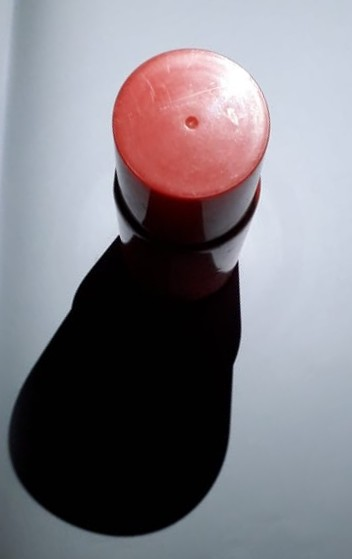
%> input picture ne.jpeg, 352 x 559 px
$ octave final_code.m   (GNU Octave 9; MATLAB toolbox functions it lacks are replaced by stand-ins)
%> lines starting %> are read from the running program, lines starting %| are printed output that depends on the picture; in (x1, y1, x2, y2) boxes, pixels count from 0 and x2, y2 are one past the last pixel; in counts of white or black regions, pixels touching at a corner belong together; the program's own positions count from 1; long printed decimals are rounded
% =========================================================================
% PROGRAM TO DETECT THE DIRECTION OF A SINGLE SOURCE OF LIGHT OF A NON BLACK
% OBJECT OF BRIGHTER COLOUR THAN THE BACKGROUND SETTING
% =========================================================================
% Code written and posted by Anirudh S Ayya, Abhishek Pai and Vishnu R
% Dixit, April 2020 for MATLAB release R2019b
% Requires the Image Processing Toolbox (IPT) because it demonstates some functions
% supplied by that toolbox


% Clears all the variables present in the workspace before running
clear;
% Image name stored in a variable if the project is ever extrapolated to do
% more
imgName = uigetfile({'*.jpeg';});
%> the answer given: ne.jpeg
% Reading the image into a variable for processing
image=imread(imgName);
%> image is the input picture: size 559x352x3 uint8; mean R, G, B 126.2, 123.2, 130.2

% Converting the image into gray scale
% Reasons for this include
% Boundary detection functions/ region properties works only with images of
% one dimension
% It further needs to be converted to binary after applying a threshold for
% what counts as a shadow is this is easier from a grayscale image
% This threshold is implicitly done by imbinarize, and is sufficient for
% our requirements here
gray_image=rgb2gray(image);
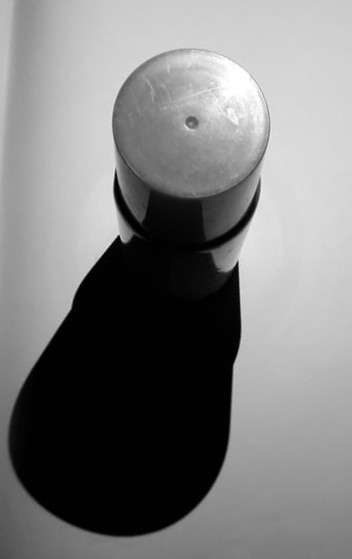
%> gray_image: size 559x352 uint8; min 0, max 255, mean 124.8

% Conversion of grayscale to binary with the built in threshold
binary_image=imbinarize(gray_image);
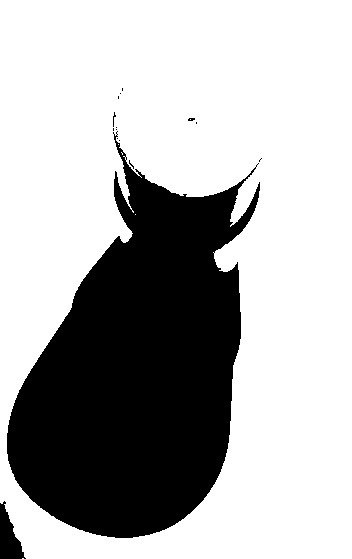
%> binary_image: size 559x352 logical; 69.3% white; 15 black regions (13 under 20 px), largest, box (x1, y1, x2, y2) and area: (7, 131, 260, 538) 59513, (0, 501, 26, 559) 817

% Obtaining dimensions of the object for object occupation percentage
% within the image
[rows, cols, channels] = size(binary_image);
%> rows = 559; cols = 352; channels = 1
area = rows * cols;
%> area = 196768

% Applying a threshold for what constitutes an object in the gray image
regPropInput = gray_image > 90 & gray_image < 165;
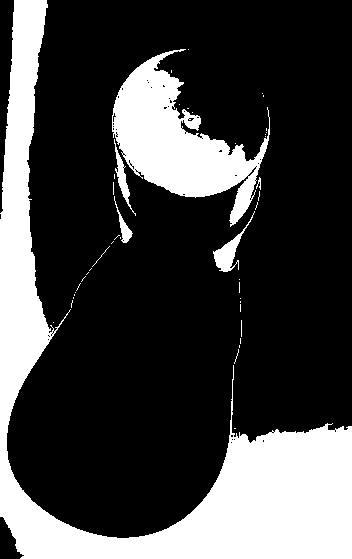
%> regPropInput: size 559x352 logical; 26.2% white; 45 white regions (38 under 20 px), largest, box (x1, y1, x2, y2) and area: (0, 0, 352, 559) 38700, (112, 49, 270, 227) 11508, (213, 211, 255, 272) 597

% Acquring the properties of the object which has been detected
stat = regionprops(regPropInput,'centroid','area');
%> stat = 45 regions; largest, Area and Centroid: 38700 [155.2 410.8], 11508 [178 142.3], 597 [229.1 253.6], 369 [123 178.5], 222 [124.5 228.5]

% Filtering out the boundaries emperically which do not pose sufficient
% importance
% Minimum fraction of the image that must be occupied by the object
areaMaxThreshold = 0.04;

% Minimum size of the image required in terms of image area
objectErrorThreshold = 0.0675;

% Applying threshold to remove unwanted closed figures and their centroids.
statNew = stat(abs([stat.Area] - objectErrorThreshold * area) < areaMaxThreshold * area);
%> statNew = 1 region; Area and Centroid: 11508 [178 142.3]

% Passing on the calculated centroids to the black pixel counting program
if (size(statNew) ~= 0)
    xCenter = statNew(1).Centroid(1);
%> xCenter = 178
    yCenter = statNew(1).Centroid(2);
%> yCenter = 142.3
% Approximate estimate in case of filter failure
else
    yCenter = floor(rows/2);
    xCenter = floor(cols/2);
end

% Column one is the starting of the image from the left
col1 = 1;
% Column two is the column where the left section of the image ends
% This column represents the apparents centroid of the image under
% consideration; this is done to maintain equal number of pixels of the
% object under observation
col2 = xCenter;
%> col2 = 178
% Column three is the starting for the right portion of the image
col3 = col2 + 1;
%> col3 = 179
% Similar explanation is applicable for the rows in the image
row1 = 1;
row2 = yCenter;
%> row2 = 142.3
row3 = row2 + 1;
%> row3 = 143.3

% Segregating out the 4 portions of the image using the boundaries as
% defined above to observe the number of pixels of shadow within each
% portion of the image
upperleft = imcrop(binary_image, [col1 row1 col2 row2]);
%> upperleft: size 143x179 logical; 99.8% white; black in thin lines or dots, all inside (x1, y1, x2, y2) = (113, 88, 123, 143)
upperright = imcrop(binary_image, [col3 row1 cols - col2 row2]);
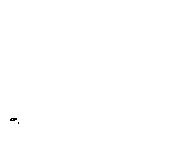
%> upperright: size 143x174 logical; 99.9% white; black in thin lines or dots, all inside (x1, y1, x2, y2) = (10, 118, 19, 124)
lowerleft = imcrop(binary_image, [col1 row3 col2 rows]);
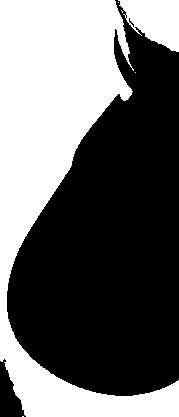
%> lowerleft: size 417x179 logical; 41.4% white; 6 white regions (4 under 20 px), largest, box (x1, y1, x2, y2) and area: (0, 0, 179, 417) 28759, (118, 0, 179, 52) 2122
lowerright = imcrop(binary_image, [col3 row3 cols - col2 rows - row2]);
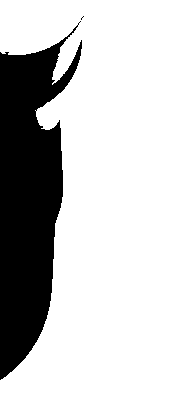
%> lowerright: size 417x174 logical; 76.7% white; 2 black regions (1 under 20 px), largest, box (x1, y1, x2, y2) and area: (0, 21, 82, 380) 16894

% Plotting the 4 portions of the image for a visual estimate
subplot(2,3,1);
imshow(upperleft);
subplot(2,3,2);
imshow(upperright);
subplot(2,3,4);
imshow(lowerleft);
subplot(2,3,5);
imshow(lowerright);
subplot(2, 3, 3);

% The original black and white image with only the shadow and the object
% Further, the loop overlays all the centroids as calculated by regionprops
% This will be seen in the image on the right
imshow(regPropInput); hold on;
for x = 1: numel(statNew)
    % bx here stands for the fact that Blue X marks will be used to make
    % marks on the image
    plot(statNew(x).Centroid(1),statNew(x).Centroid(2),'bx');
end
%> this loop made 1 pass
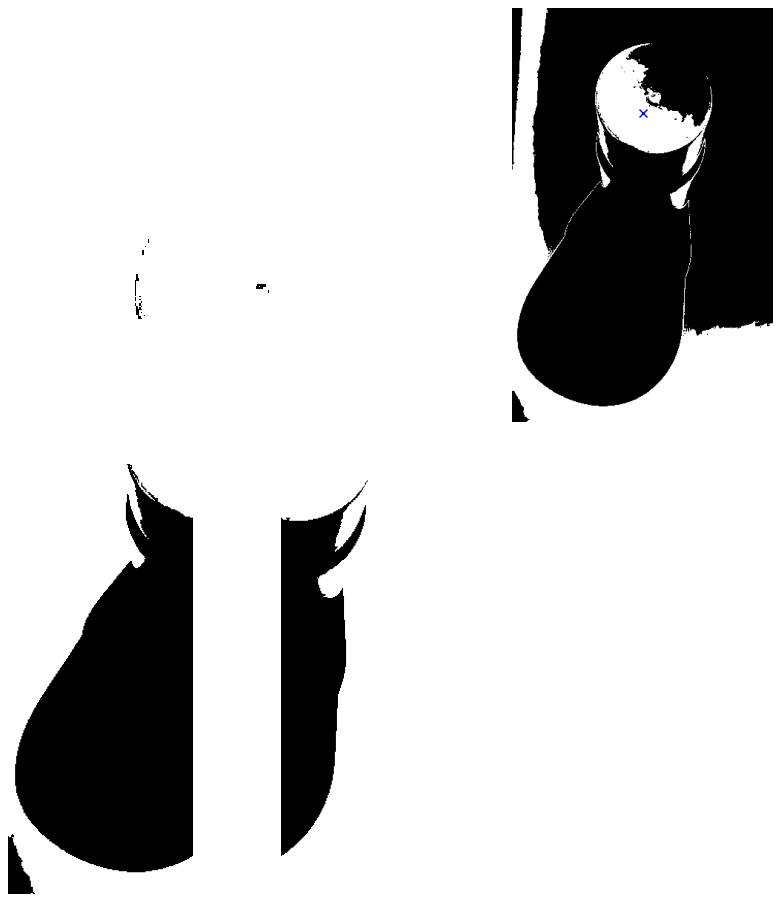
%> figure redrawn from the program's plot data, 5 panels

% Counting the number of black pixels in each portion
% Can be generalised with a loop over each portion
ctr1 = sum(upperleft(:) == 0);
%> ctr1 = 57
ctr2 = sum(upperright(:) == 0);
%> ctr2 = 19
ctr3 = sum(lowerleft(:) == 0);
%> ctr3 = 43755
ctr4 = sum(lowerright(:) == 0);
%> ctr4 = 16898
% [36 lines of commented-out code are left out]

disp(" ");

% Estimate 1 for the angle using weights
% This estimate will work only if there is only a single light source.
noOfParts = 4;

% The center angle for each part is calculated here
angles = [0:noOfParts-1];
anglePerPart = 360/noOfParts;
angles = angles * anglePerPart + anglePerPart/2;

% BlackCount is the counter variables with the first n/2 in reverse order
% and the rest in order
% This is done as angles are measured anti-clockwise but image portions are
% taken in a clockwise fashion
% The final result is a weighted average of the central angles of each
% portion
% The weights for each portion are the number of black pixels of that
% portion
blackCount = [ctr2, ctr1, ctr3, ctr4];
%> blackCount = [19 57 43755 16898]
blackPixelSum = sum(blackCount);
%> blackPixelSum = 60729
disp("Estimate #1");
blackFraction = zeros(1, noOfParts);
for portionNo = 1:noOfParts
    blackFraction(portionNo) = blackCount(portionNo)/blackPixelSum;
end
%> after the loop, blackFraction = [0.000313 0.000939 0.72 0.278]
result = blackFraction.*angles;
%> result = [0.0141 0.127 162.1 87.65]
result = sum(result);
%> result = 249.9

% If the answer is close to 180, it means that the weights are equal and
% the light isn't coming from any direction in particular, or it is from
% the right
fprintf("The shadow is at %f",result)
%| The shadow is at 249.902
fprintf("\n");
fprintf("\n");

% The lightsource is directly to the opposite of the shadow
lightSource = mod((180 + result),360);
%> lightSource = 69.9
fprintf("Therefore , the light is at %f %s",lightSource,"degrees");
%| Therefore , the light is at 69.902 degrees
fprintf("\n");

minBlack = 1000;
if (abs(result - 180) < 15)
    if(ctr2 > minBlack && ctr4 > minBlack)
        disp("Light might be coming from the top");
        x=1;
    end
end

disp(" ");
disp("Estimate #2 for the direction of the source of light");
disp(" ");
if(lightSource>0 && lightSource<90)
    disp("The light source is at north-east direction");
elseif(lightSource>90 && lightSource<180)
    disp("The light source is at north-west direction");
elseif(lightSource>180 && lightSource<270)
    disp("The light source is at south-west direction");
elseif(lightSource>270 && lightSource<360 && x~=1)
    disp("The light source is at south-east direction");
elseif(lightSource==0)
    disp("Light source is at east direction");
elseif(lightSource==90)
    disp("Light source is at north direction");
elseif(lightSource==180)
    disp("Light source is at west direction");
elseif(lightSource==270)
    disp("Light source is at south direction");
else
    disp("Light source is at the top");
end

$ run again, on s.jpeg
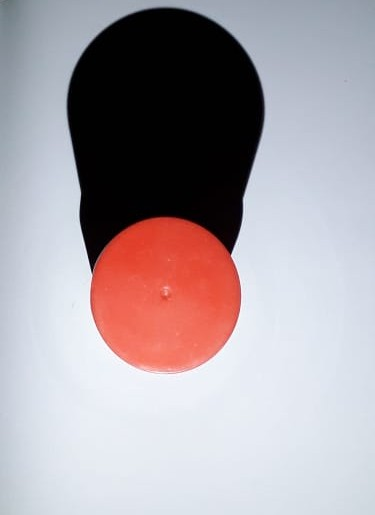
%> input picture s.jpeg, 375 x 515 px
%> image is the input picture: size 515x375x3 uint8; mean R, G, B 169.6, 160.6, 166.2
%> binary_image: size 515x375 logical; 80.1% white; 9 black regions (8 under 20 px), largest, box (x1, y1, x2, y2) and area: (67, 7, 265, 274) 38367
%> `regPropInput = gray_image > 90 & gray_image < 165;`:
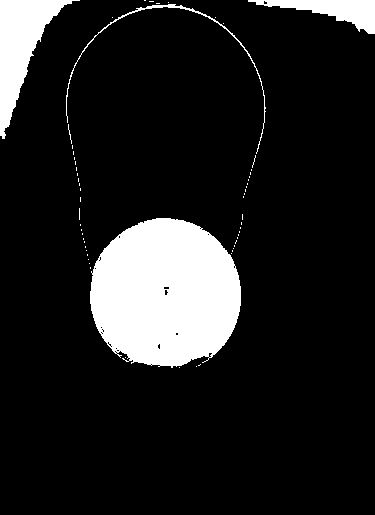
%> regPropInput: size 515x375 logical; 12.7% white; 59 white regions (54 under 20 px), largest, box (x1, y1, x2, y2) and area: (90, 218, 241, 368) 17775, (0, 0, 80, 139) 4166, (248, 0, 375, 34) 1819, (66, 4, 266, 154) 595, (68, 124, 72, 144) 21
%> stat = 59 regions; largest, Area and Centroid: 17775 [166 294], 4166 [20.8 46.7], 1819 [334.8 10.7], 595 [172.7 45.8], 21 [70.4 134.5]
%> statNew = 1 region; Area and Centroid: 17775 [166 294]
%> xCenter = 166
%> yCenter = 294
%> col2 = 166
%> col3 = 167
%> row2 = 294
%> row3 = 295
%> upperleft: size 295x167 logical; 59.5% white; 2 black regions (1 under 20 px), largest, box (x1, y1, x2, y2) and area: (67, 7, 167, 274) 19942
%> `upperright = imcrop(binary_image, [col3 row1 cols - col2 row2]);`:
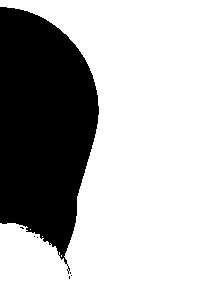
%> upperright: size 295x209 logical; 69.7% white; 7 black regions (6 under 20 px), largest, box (x1, y1, x2, y2) and area: (0, 7, 99, 274) 18641
%> lowerleft: size 221x167 logical; every value is 1
%> lowerright: size 221x209 logical; 100% white; black in thin lines or dots, all inside (x1, y1, x2, y2) = (73, 15, 74, 16)
%> the loop `for x = 1: numel(statNew)` made 1 pass
%> ctr1 = 19944
%> ctr2 = 18654
%> ctr3 = 0
%> ctr4 = 1
%> blackCount = [18654 19944 0 1]
%> blackPixelSum = 38599
%> after the loop `for portionNo = 1:noOfParts`: blackFraction = [0.483 0.517 0 2.59e-05]
%> `result = blackFraction.*angles;`: result = [21.75 69.75 0 0.00816]
%> `result = sum(result);`: result = 91.51
%| The shadow is at 91.510
%> lightSource = 271.5
%| Therefore , the light is at 271.510 degrees

$ run again, on se.jpeg
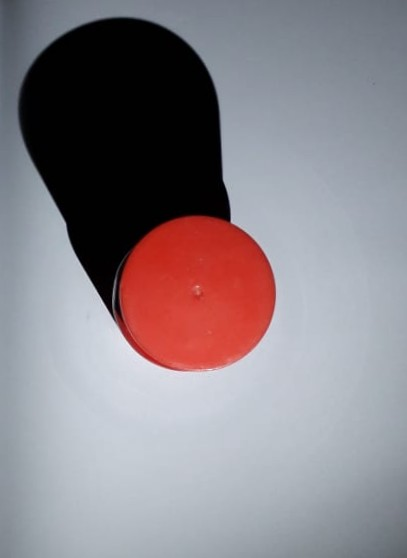
%> input picture se.jpeg, 407 x 558 px
%> image is the input picture: size 558x407x3 uint8; mean R, G, B 138.3, 131.1, 137.2
%> `binary_image=imbinarize(gray_image);`:
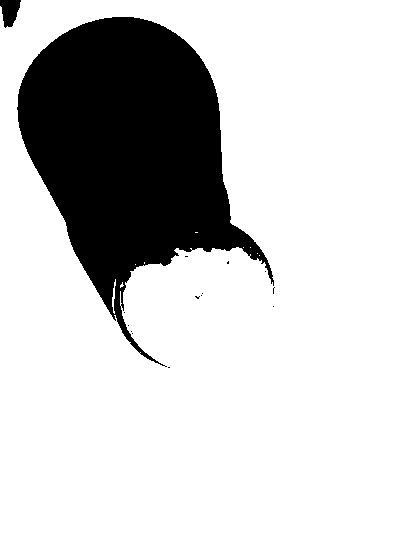
%> binary_image: size 558x407 logical; 80.5% white; 15 black regions (13 under 20 px), largest, box (x1, y1, x2, y2) and area: (17, 17, 274, 367) 43891, (0, 0, 21, 28) 403
%> regPropInput: size 558x407 logical; 35.1% white; 37 white regions (30 under 20 px), largest, box (x1, y1, x2, y2) and area: (0, 0, 407, 558) 53892, (114, 221, 276, 371) 13773, (196, 390, 407, 558) 11834
%> stat = 37 regions; largest, Area and Centroid: 53892 [214.7 138.6], 13773 [200.5 312.7], 11834 [345.9 514.8], 59 [114.4 296.3], 28 [84.8 270.5]
%> statNew = 2 regions; Area and Centroid: 13773 [200.5 312.7], 11834 [345.9 514.8]
%> xCenter = 200.5
%> yCenter = 312.7
%> col2 = 200.5
%> col3 = 201.5
%> row2 = 312.7
%> row3 = 313.7
%> upperleft: size 314x202 logical; 37.8% white; 7 white regions (4 under 20 px), largest, box (x1, y1, x2, y2) and area: (0, 0, 202, 314) 19734, (120, 248, 202, 314) 4146, (112, 279, 116, 314) 62
%> upperright: size 314x206 logical; 92.7% white; 7 black regions (6 under 20 px), largest, box (x1, y1, x2, y2) and area: (0, 59, 73, 286) 4691
%> `lowerleft = imcrop(binary_image, [col1 row3 col2 rows]);`:
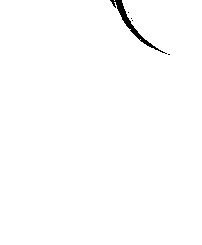
%> lowerleft: size 245x202 logical; 99.3% white; 5 black regions (4 under 20 px), largest, box (x1, y1, x2, y2) and area: (110, 0, 167, 54) 348
%> lowerright: size 245x206 logical; every value is 1
%> the loop `for x = 1: numel(statNew)` made 2 passes
%> ctr1 = 39468
%> ctr2 = 4707
%> ctr3 = 353
%> ctr4 = 0
%> blackCount = [4707 39468 353 0]
%> blackPixelSum = 44528
%> after the loop `for portionNo = 1:noOfParts`: blackFraction = [0.106 0.886 0.00793 0]
%> `result = blackFraction.*angles;`: result = [4.76 119.7 1.78 0]
%> `result = sum(result);`: result = 126.2
%| The shadow is at 126.200
%> lightSource = 306.2
%| Therefore , the light is at 306.200 degrees

$ run again, on sw.jpeg
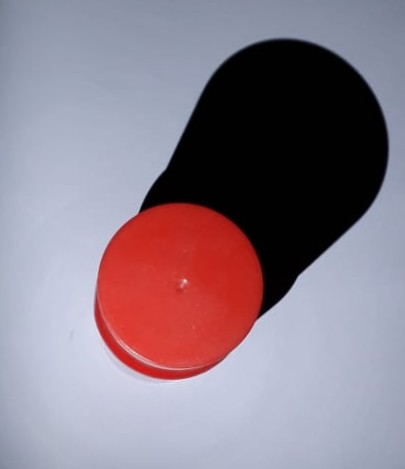
%> input picture sw.jpeg, 405 x 469 px
%> image is the input picture: size 469x405x3 uint8; mean R, G, B 140.1, 125.8, 138.4
%> binary_image: size 469x405 logical; 73.3% white; 8 black regions (6 under 20 px), largest, box (x1, y1, x2, y2) and area: (95, 38, 389, 379) 50635, (174, 281, 184, 294) 73
%> regPropInput: size 469x405 logical; 26.2% white; 27 white regions (22 under 20 px), largest, box (x1, y1, x2, y2) and area: (0, 0, 405, 285) 34008, (94, 212, 293, 380) 13182, (344, 402, 405, 469) 1286, (0, 405, 40, 469) 1151, (121, 231, 130, 240) 42
%> stat = 27 regions; largest, Area and Centroid: 34008 [201.9 53.8], 13182 [163.8 312], 1286 [389.2 451.2], 1151 [13.6 449.8], 42 [125.6 236.6]
%> statNew = 1 region; Area and Centroid: 13182 [163.8 312]
%> xCenter = 163.8
%> yCenter = 312
%> col2 = 163.8
%> col3 = 164.8
%> row2 = 312
%> row3 = 313
%> upperleft: size 313x165 logical; 93.4% white; 3 black regions (1 under 20 px), largest, box (x1, y1, x2, y2) and area: (99, 171, 165, 273) 3335, (95, 297, 101, 313) 48
%> upperright: size 313x241 logical; 40.1% white; 5 white regions (3 under 20 px), largest, box (x1, y1, x2, y2) and area: (0, 0, 241, 313) 28866, (0, 270, 52, 313) 1394
%> lowerleft: size 157x165 logical; 96.9% white; 1 black region, box (x1, y1, x2, y2) and area: (95, 0, 165, 67) 802
%> `lowerright = imcrop(binary_image, [col3 row3 cols - col2 rows - row2]);`:
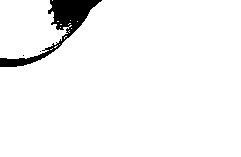
%> lowerright: size 157x241 logical; 95.9% white; 3 black regions (2 under 20 px), largest, box (x1, y1, x2, y2) and area: (0, 0, 102, 67) 1533
%> the loop `for x = 1: numel(statNew)` made 1 pass
%> ctr1 = 3388
%> ctr2 = 45164
%> ctr3 = 802
%> ctr4 = 1535
%> blackCount = [45164 3388 802 1535]
%> blackPixelSum = 50889
%> after the loop `for portionNo = 1:noOfParts`: blackFraction = [0.888 0.0666 0.0158 0.0302]
%> `result = blackFraction.*angles;`: result = [39.94 8.99 3.55 9.5]
%> `result = sum(result);`: result = 61.97
%| The shadow is at 61.973
%> lightSource = 242
%| Therefore , the light is at 241.973 degrees
